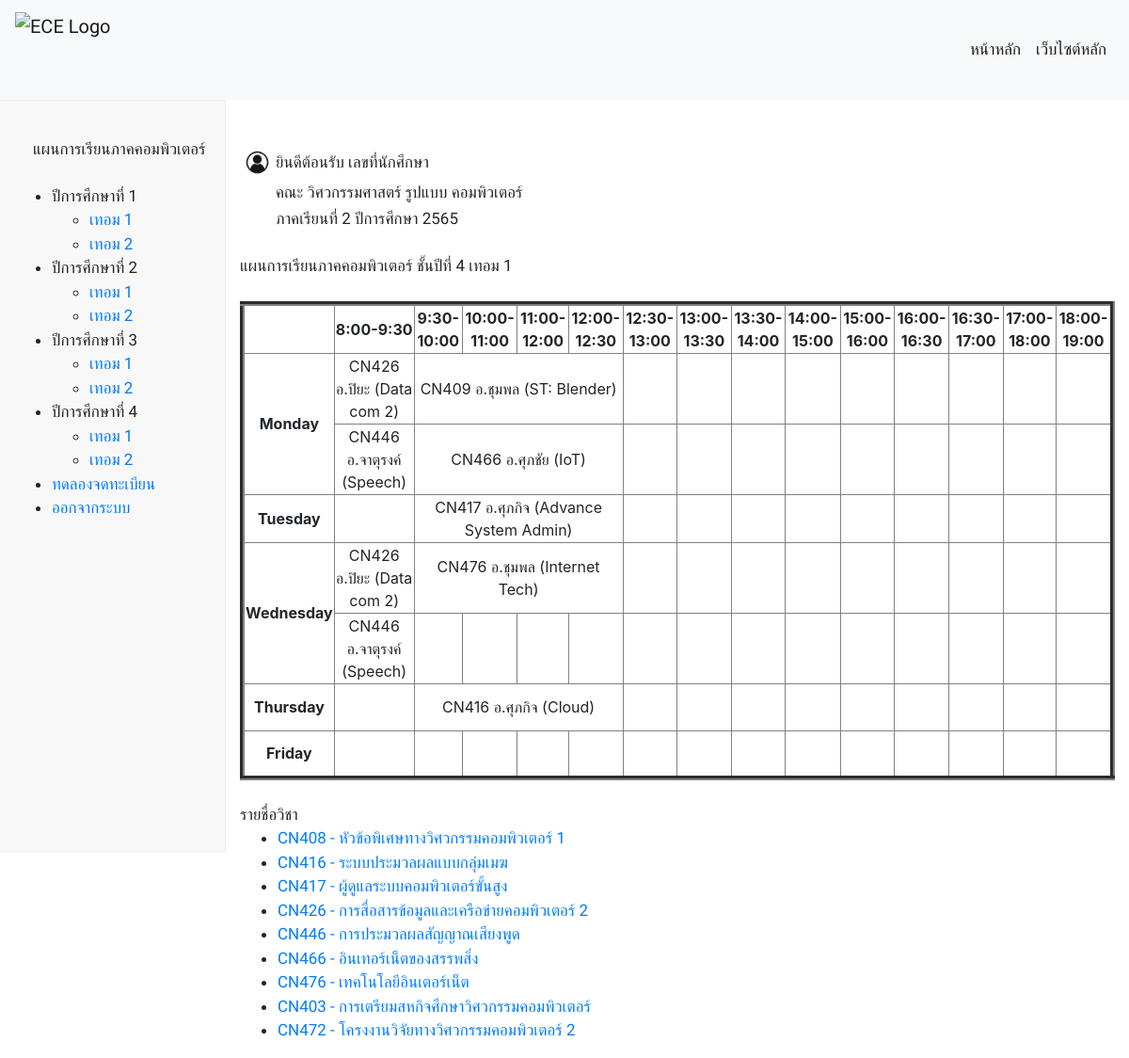
The page /four_termone on the database as committed earlier.
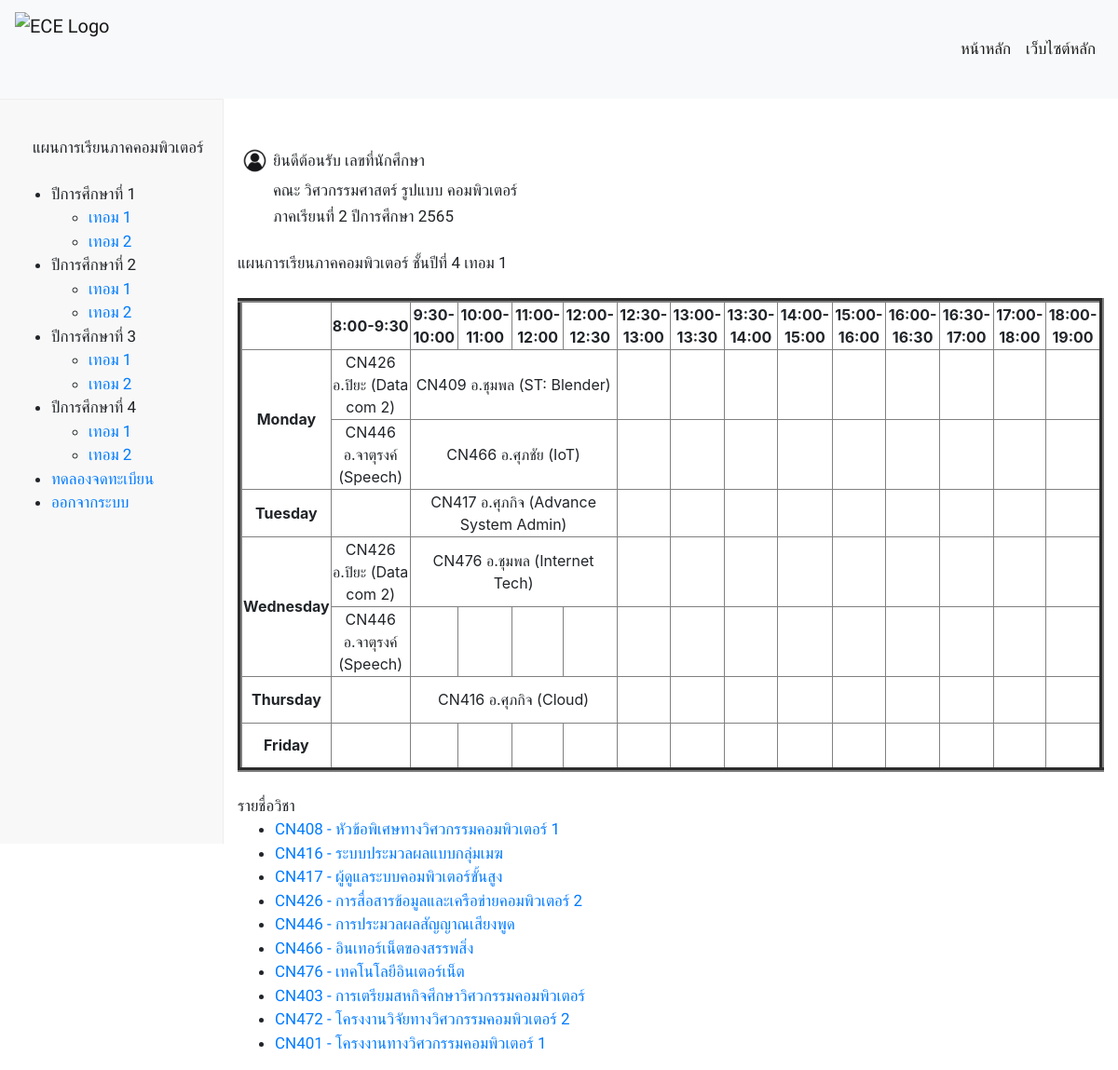
The same page on the database as committed later.
### database/models.py (models this page shows, shortened)
class Subject(models.Model):
    S_id = models.CharField(max_length=25)
    S_name = models.CharField(max_length=50)
    S_credits = models.FloatField()
    S_detail = models.TextField()
    S_teacher = models.ForeignKey(Person, on_delete=models.CASCADE)
    pre_id = models.ManyToManyField(
        'self', blank=True, symmetrical=False, related_name='presub')
    post_id = models.ManyToManyField(
        'self', blank=True, symmetrical=False, related_name='postsub')
    same_id = models.ManyToManyField(
        'self', blank=True, symmetrical=False, related_name='samesub')
    term = models.CharField(max_length=25,null=True, blank=True,)

### subjectenroller/views.py (the view)
# urls.py: path('four_termone', views.four_termone , name="four_termone"),
def four_termone(request):
    skills = Skill.objects.all()
    subject = Subject.objects.all()
    context = {'skills': skills,'subject': subject,}
    return render(request, 'subjectenroller/four_termone.html', context)

### subjectenroller/templates/subjectenroller/four_termone.html (shortened to what this page needs)
{% extends "subjectenroller/layout.html" %}
{% load static %}
{% block body %}
    <br>
    <br>
    <div style="display: flex; flex-direction: column;">
        <div class="container">
            <div class="row">
              <div class="col-auto">
                <table style="width:100%">
                    <tr>
                        <th><img src="/static/image/user.jpg" alt="userlogo" width="35" height="35"></th>
                        <td><a>ยินดีต้อนรับ {{ request.session.name }}  เลขที่นักศึกษา {{ request.session.user_id }}</a></td>
                    </tr>
                    <tr>
                        <td></td>
                        <td><a>คณะ วิศวกรรมศาสตร์ รูปแบบ คอมพิวเตอร์</a></td>
                    </tr>
                    <tr>
                        <td></td>
                        <td><a>ภาคเรียนที่ 2 ปีการศึกษา 2565</a></td>
                    </tr>
                </table>
              </div>
              <div class="col-auto">
              </div>
            </div>
            <br>
            <a>แผนการเรียนภาคคอมพิวเตอร์  ชั้นปีที่ 4 เทอม 1</a>
            <br>
            <br>
            <table border="5" cellspacing="0" align="center">
                <tr>
                    <td align="center" height="50"
                        width="100"><br>
                    </td>
                    <td align="center" height="50"
                        width="250">
                        <b>8:00-9:30</b>
                    </td>
                    <td align="center" height="50"
                        width="100">
                        <b>9:30-10:00</b>
                    </td>
                    <td align="center" height="50"
                        width="100">
                        <b>10:00-11:00</b>
                    </td>
                    <td align="center" height="50"
                        width="100">
                        <b>11:00-12:00</b>
                    </td>
                    <td align="center" height="50"
                        width="100">
                        <b>12:00-12:30</b>
                    </td>
                    <td align="center" height="50"
                        width="100">
                        <b>12:30-13:00</b>
                    </td>
                    <td align="center" height="50"
                        width="100">
                        <b>13:00-13:30</b>
                    </td>
                    <td align="center" height="50"
                        width="100">
                        <b>13:30-14:00</b>
                    </td>
                    <td align="center" height="50"
                        width="100">
                        <b>14:00-15:00</b>
                    </td>
                    <td align="center" height="50"
                        width="100">
                        <b>15:00-16:00</b>
                    </td>
                    <td align="center" height="50"
                        width="100">
                        <b>16:00-16:30</b>
                    </td>
                    <td align="center" height="50"
                        width="100">
                        <b>16:30-17:00</b>
                    </td>
                    <td align="center" height="50"
                        width="100">
                        <b>17:00-18:00</b>
                    </td>
                    <td align="center" height="50"
                        width="100">
                        <b>18:00-19:00</b>
                    </td>
                </tr>
                <tr>
                    <td rowspan="2" align="center" height="50">
                        <b>Monday</b></td>
                    <td align="center" height="50">CN426 อ.ปิยะ (Data com 2) </td>
                    <td colspan="4" align="center" height="50">CN409 อ.ชุมพล (ST: Blender)</td>
                    <td align="center" height="50"></td>
                    <td align="center" height="50"></td>
                    <td align="center" height="50"></td>
                    <td align="center" height="50"></td>
                    <td align="center" height="50"></td>
                    <td align="center" height="50"></td>
                    <td align="center" height="50"></td>
                    <td align="center" height="50"></td>
                    <td align="center" height="50"></td>
                </tr>
                <tr>
                    <td align="center" height="50">CN446 อ.จาตุรงค์ (Speech)</td>
                    <td colspan="4" align="center" height="50">CN466 อ.ศุภชัย (IoT)</td>
                    <td align="center" height="50"></td>
                    <td align="center" height="50"></td>
                    <td align="center" height="50"></td>
                    <td align="center" height="50"></td>
                    <td align="center" height="50"></td>
                    <td align="center" height="50"></td>
                    <td align="center" height="50"></td>
                    <td align="center" height="50"></td>
                    <td align="center" height="50"></td>
                </tr>
                <tr>
                    <td align="center" height="50">
                        <b>Tuesday</b>
                    </td>
                    <td align="center" height="50"></td>
                    <td colspan="4" align="center" height="50">CN417 อ.ศุภกิจ (Advance System Admin)</td>
                    <td align="center" height="50"></td>
                    <td align="center" height="50"></td>
                    <td align="center" height="50"></td>
                    <td align="center" height="50"></td>
                    <td align="center" height="50"></td>
                    <td align="center" height="50"></td>
                    <td align="center" height="50"></td>
                    <td align="center" height="50"></td>
                </tr>
                <tr>
                    <td rowspan="2" align="center" height="50">
                        <b>Wednesday</b>
                    </td>
                    <td align="center" height="50">CN426 อ.ปิยะ (Data com 2) </td>
                    <td colspan="4" align="center" height="50">CN476 อ.ชุมพล (Internet Tech)</td>
                    <td align="center" height="50"></td>
                    <td align="center" height="50"></td>
                    <td align="center" height="50"></td>
                    <td align="center" height="50"></td>
                    <td align="center" height="50"></td>
                    <td align="center" height="50"></td>
                    <td align="center" height="50"></td>
                    <td align="center" height="50"></td>
                    <td align="center" height="50"></td>
                </tr>
                <tr>
                    <td align="center" height="50">CN446 อ.จาตุรงค์ (Speech)</td>
                    <td align="center" height="50"></td>
                    <td align="center" height="50"></td>
                    <td align="center" height="50"></td>
                    <td align="center" height="50"></td>
                    <td align="center" height="50"></td>
                    <td align="center" height="50"></td>
                    <td align="center" height="50"></td>
                    <td align="center" height="50"></td>
                    <td align="center" height="50"></td>
                    <td align="center" height="50"></td>
                    <td align="center" height="50"></td>
                    <td align="center" height="50"></td>
                    <td align="center" height="50"></td>
                </tr>
                <tr>
                    <td align="center" height="50">
                        <b>Thursday</b>
                    </td>
                    <td align="center" height="50"></td>
                    <td colspan="4" align="center" height="50">CN416 อ.ศุภกิจ (Cloud)</td>
                    <td align="center" height="50"></td>
                    <td align="center" height="50"></td>
                    <td align="center" height="50"></td>
                    <td align="center" height="50"></td>
                    <td align="center" height="50"></td>
                    <td align="center" height="50"></td>
                    <td align="center" height="50"></td>
                    <td align="center" height="50"></td>
                    <td align="center" height="50"></td>
                </tr>
                <tr>
                    <td align="center" height="50">
                        <b>Friday</b>
                    </td>
                    <td align="center" height="50"></td>
                    <td align="center" height="50"></td>
                    <td align="center" height="50"></td>
                    <td align="center" height="50"></td>
                    <td align="center" height="50"></td>
                    <td align="center" height="50"></td>
                    <td align="center" height="50"></td>
                    <td align="center" height="50"></td>
                    <td align="center" height="50"></td>
                    <td align="center" height="50"></td>
                    <td align="center" height="50"></td>
                    <td align="center" height="50"></td>
                    <td align="center" height="50"></td>
                    <td align="center" height="50"></td>
                </tr>
            </table>
        <br>
        <a>รายชื่อวิชา</a>
        <ul>
          {% for subject in subject %}
            {% if subject.term == '41' %}
            <li><a href="{% url 'detail' subject.S_id %}">{{ subject.S_id }} - {{ subject.S_name }}</a></li>
            {% endif %}
          {% endfor %}
        </ul>
{% endblock %}

### subjectenroller/templates/subjectenroller/layout.html (shortened to what this page needs)
{% load static %}
<!DOCTYPE html>
<html lang="en">
<head>
    {% block style %}
    <link rel="stylesheet"  href="{% static 'css/styles.css' %}">
    <link rel="stylesheet" href="https://cdn.jsdelivr.net/npm/bootstrap@4.3.1/dist/css/bootstrap.min.css">
    {% endblock %}
</head>
<body>
    <nav class="navbar navbar-expand-lg navbar-light bg-light" style="text-align: right;">
        <a href="https://ece.engr.tu.ac.th/" class="navbar-brand d-flex">
          <img src="https://ece.engr.tu.ac.th/assets/img/logo/ECE-department-logo.svg" alt="ECE Logo" height="60" id="ece-logo">
        </a>
        <div class="collapse navbar-collapse justify-content-end" id="navbarTogglerDemo02" >
          <ul class="navbar-nav mt-2 mt-md-0 navbar-menu">
            <li class="nav-item active" style="text-align: right;">
              <a class="nav-link" href="{% url 'homepage' %}">หน้าหลัก <span class="sr-only">(current)</span></a>
            </li>
            <li class="nav-item active" >
              <a class="nav-link" href="https://ece.engr.tu.ac.th">เว็บไซต์หลัก</a>
            </li>
          </ul>
        </div>
    </nav>
    <div class="menu">
      <br>
      <a style="margin-left:20px;">แผนการเรียนภาคคอมพิวเตอร์</a>
      <ul class="sidebar-menu">
        <br>
        <li class="have-children"><a>ปีการศึกษาที่ 1</a>
          <ul>
            <li><a href="{% url 'one_termone' %}">เทอม 1</a></li>
            <li><a href="{% url 'one_termtwo' %}">เทอม 2</a></li>
          </ul>
        </li>
        <li class="have-children"><a>ปีการศึกษาที่ 2</a>
          <ul>
            <li><a href="{% url 'two_termone' %}">เทอม 1</a></li>
            <li><a href="{% url 'two_termtwo' %}">เทอม 2</a></li>
          </ul>
        </li>
        <li class="have-children"><a>ปีการศึกษาที่ 3</a>
          <ul>
            <li><a href="{% url 'three_termone' %}">เทอม 1</a></li>
            <li><a href="{% url 'three_termtwo' %}">เทอม 2</a></li>
          </ul>
        </li>
        <li class="have-children"><a>ปีการศึกษาที่ 4</a>
          <ul>
            <li><a href="{% url 'four_termone' %}">เทอม 1</a></li>
            <li><a href="{% url 'four_termtwo' %}">เทอม 2</a></li>
          </ul>
        </li>
        <li><a href="{% url 'enroll_page' %}">ทดลองจดทะเบียน</a></li>
        <li><a href="{% url 'logout_view' %}">ออกจากระบบ</a></li>
      </ul>
    </div>
    {% block body %}
    {% endblock %}
</body>
</html>

### static/css/styles.css (style rules this page uses)
a { color: white; font-family: 'Prompt', sans-serif; font-size: 17px; position: relative; }
.menu { height: 100vh; background-color: #f8f8f8; width: 20%; float: left; padding: 15px; border-right: 1px ridge; border-top: 1px ridge; }
.d-flex { margin-bottom: 20px; }

Rows that differ between the two databases and show on the page:
added Subject: S_id "CN401", S_name "โครงงานทางวิศวกรรมคอมพิวเตอร์ 1"
